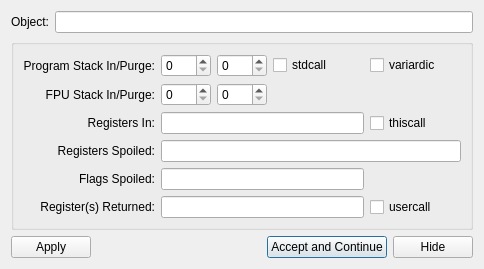
<?xml version="1.0" encoding="UTF-8"?>
<ui version="4.0">
 <class>ADCProtoDlgBase</class>
 <widget class="QDialog" name="ADCProtoDlgBase">
  <property name="geometry">
   <rect>
    <x>0</x>
    <y>0</y>
    <width>462</width>
    <height>256</height>
   </rect>
  </property>
  <property name="windowTitle">
   <string>Dialog</string>
  </property>
  <property name="modal">
   <bool>true</bool>
  </property>
  <layout class="QVBoxLayout" name="verticalLayout">
   <item>
    <layout class="QGridLayout" name="gridLayout_3">
     <item row="0" column="0">
      <widget class="QLabel" name="mplObject">
       <property name="text">
        <string>Object:</string>
       </property>
       <property name="buddy">
        <cstring>mpleObject</cstring>
       </property>
      </widget>
     </item>
     <item row="0" column="1">
      <widget class="QLineEdit" name="mpleObject">
       <property name="sizePolicy">
        <sizepolicy hsizetype="Expanding" vsizetype="Fixed">
         <horstretch>0</horstretch>
         <verstretch>0</verstretch>
        </sizepolicy>
       </property>
       <property name="frame">
        <bool>true</bool>
       </property>
       <property name="readOnly">
        <bool>true</bool>
       </property>
       <property name="clearButtonEnabled">
        <bool>false</bool>
       </property>
      </widget>
     </item>
    </layout>
   </item>
   <item>
    <widget class="QGroupBox" name="mpgbDetail">
     <property name="title">
      <string/>
     </property>
     <layout class="QGridLayout" name="gridLayout">
      <item row="0" column="0">
       <widget class="QLabel" name="label_2">
        <property name="toolTip">
         <string>&lt;html&gt;&lt;head/&gt;&lt;body&gt;&lt;p&gt;Total size of arguments on program stack (in bytes) at function entry.&lt;/p&gt;&lt;p&gt;Must be multiple of word size for a given architecture.&lt;/p&gt;&lt;/body&gt;&lt;/html&gt;</string>
        </property>
        <property name="text">
         <string>Program Stack In/Purge:</string>
        </property>
        <property name="alignment">
         <set>Qt::AlignRight|Qt::AlignTrailing|Qt::AlignVCenter</set>
        </property>
        <property name="buddy">
         <cstring>mpsbStackIn</cstring>
        </property>
       </widget>
      </item>
      <item row="0" column="1">
       <widget class="QSpinBox" name="mpsbStackIn">
        <property name="sizePolicy">
         <sizepolicy hsizetype="Fixed" vsizetype="Fixed">
          <horstretch>0</horstretch>
          <verstretch>0</verstretch>
         </sizepolicy>
        </property>
        <property name="minimumSize">
         <size>
          <width>50</width>
          <height>0</height>
         </size>
        </property>
       </widget>
      </item>
      <item row="2" column="0">
       <widget class="QLabel" name="label_4">
        <property name="toolTip">
         <string>&lt;html&gt;&lt;head/&gt;&lt;body&gt;&lt;p&gt;How many FPU registers the function takes as arguments.&lt;/p&gt;&lt;/body&gt;&lt;/html&gt;</string>
        </property>
        <property name="text">
         <string>FPU Stack In/Purge:</string>
        </property>
        <property name="alignment">
         <set>Qt::AlignRight|Qt::AlignTrailing|Qt::AlignVCenter</set>
        </property>
        <property name="buddy">
         <cstring>mpsbFpuIn</cstring>
        </property>
       </widget>
      </item>
      <item row="2" column="1">
       <widget class="QSpinBox" name="mpsbFpuIn">
        <property name="sizePolicy">
         <sizepolicy hsizetype="Fixed" vsizetype="Fixed">
          <horstretch>0</horstretch>
          <verstretch>0</verstretch>
         </sizepolicy>
        </property>
        <property name="minimumSize">
         <size>
          <width>50</width>
          <height>0</height>
         </size>
        </property>
       </widget>
      </item>
      <item row="2" column="2">
       <widget class="QSpinBox" name="mpsbFpuPurge">
        <property name="sizePolicy">
         <sizepolicy hsizetype="Fixed" vsizetype="Fixed">
          <horstretch>0</horstretch>
          <verstretch>0</verstretch>
         </sizepolicy>
        </property>
        <property name="minimumSize">
         <size>
          <width>50</width>
          <height>0</height>
         </size>
        </property>
       </widget>
      </item>
      <item row="2" column="3" colspan="2">
       <spacer name="horizontalSpacer_2">
        <property name="orientation">
         <enum>Qt::Horizontal</enum>
        </property>
        <property name="sizeHint" stdset="0">
         <size>
          <width>185</width>
          <height>19</height>
         </size>
        </property>
       </spacer>
      </item>
      <item row="3" column="0">
       <widget class="QLabel" name="label_6">
        <property name="toolTip">
         <string>&lt;html&gt;&lt;head/&gt;&lt;body&gt;&lt;p&gt;List general purpose registers (GPR) the functin takes as arguments&lt;/p&gt;&lt;/body&gt;&lt;/html&gt;</string>
        </property>
        <property name="text">
         <string>Registers In:</string>
        </property>
        <property name="alignment">
         <set>Qt::AlignRight|Qt::AlignTrailing|Qt::AlignVCenter</set>
        </property>
        <property name="buddy">
         <cstring>mpleArgRegs</cstring>
        </property>
       </widget>
      </item>
      <item row="3" column="1" colspan="3">
       <widget class="QLineEdit" name="mpleArgRegs">
        <property name="sizePolicy">
         <sizepolicy hsizetype="Expanding" vsizetype="Fixed">
          <horstretch>0</horstretch>
          <verstretch>0</verstretch>
         </sizepolicy>
        </property>
       </widget>
      </item>
      <item row="3" column="4">
       <widget class="QCheckBox" name="mpcbThisCall">
        <property name="text">
         <string>thiscall</string>
        </property>
       </widget>
      </item>
      <item row="4" column="0">
       <widget class="QLabel" name="label_8">
        <property name="toolTip">
         <string>&lt;html&gt;&lt;head/&gt;&lt;body&gt;&lt;p&gt;List of general purpose registers (GPR) spoilt by the function.&lt;/p&gt;&lt;/body&gt;&lt;/html&gt;</string>
        </property>
        <property name="text">
         <string>Registers Spoiled:</string>
        </property>
        <property name="alignment">
         <set>Qt::AlignRight|Qt::AlignTrailing|Qt::AlignVCenter</set>
        </property>
        <property name="buddy">
         <cstring>mpleSpoiltRegs</cstring>
        </property>
       </widget>
      </item>
      <item row="4" column="1" colspan="4">
       <widget class="QLineEdit" name="mpleSpoiltRegs">
        <property name="minimumSize">
         <size>
          <width>300</width>
          <height>0</height>
         </size>
        </property>
       </widget>
      </item>
      <item row="5" column="0">
       <widget class="QLabel" name="label_10">
        <property name="text">
         <string>Flags Spoiled:</string>
        </property>
        <property name="alignment">
         <set>Qt::AlignRight|Qt::AlignTrailing|Qt::AlignVCenter</set>
        </property>
        <property name="buddy">
         <cstring>mpleEFlagsSaved</cstring>
        </property>
       </widget>
      </item>
      <item row="5" column="1" colspan="3">
       <widget class="QLineEdit" name="mpleEFlagsSaved"/>
      </item>
      <item row="6" column="0">
       <widget class="QLabel" name="label_7">
        <property name="toolTip">
         <string>&lt;html&gt;&lt;head/&gt;&lt;body&gt;&lt;p&gt;Specify a register (or combination of registers) as a value returned by the function'.&lt;/p&gt;&lt;/body&gt;&lt;/html&gt;</string>
        </property>
        <property name="text">
         <string>Register(s) Returned:</string>
        </property>
        <property name="alignment">
         <set>Qt::AlignRight|Qt::AlignTrailing|Qt::AlignVCenter</set>
        </property>
        <property name="buddy">
         <cstring>mpleRetRegs</cstring>
        </property>
       </widget>
      </item>
      <item row="6" column="1" colspan="3">
       <widget class="QLineEdit" name="mpleRetRegs"/>
      </item>
       <item row="6" column="4">
         <widget class="QCheckBox" name="mpcbUsercall">
           <property name="text">
             <string>usercall</string>
           </property>
         </widget>
       </item>

      <item row="0" column="4">
       <widget class="QCheckBox" name="mpcbVariardic">
        <property name="text">
         <string>variardic</string>
        </property>
       </widget>
      </item>
    
      <item row="0" column="2">
       <widget class="QSpinBox" name="mpsbStackPurge"/>
      </item>
      <item row="0" column="3">
       <widget class="QCheckBox" name="mpcbStdCall">
        <property name="text">
         <string>stdcall</string>
        </property>
       </widget>
      </item>
     </layout>
    </widget>
   </item>
   <item>
    <spacer name="verticalSpacer">
     <property name="orientation">
      <enum>Qt::Vertical</enum>
     </property>
     <property name="sizeHint" stdset="0">
      <size>
       <width>20</width>
       <height>2</height>
      </size>
     </property>
    </spacer>
   </item>
   <item>
    <layout class="QHBoxLayout" name="horizontalLayout">
     <item>
      <widget class="QPushButton" name="mppbApply">
       <property name="text">
        <string>Apply</string>
       </property>
      </widget>
     </item>
     <item>
      <spacer name="horizontalSpacer">
       <property name="orientation">
        <enum>Qt::Horizontal</enum>
       </property>
       <property name="sizeHint" stdset="0">
        <size>
         <width>40</width>
         <height>20</height>
        </size>
       </property>
      </spacer>
     </item>
     <item>
      <widget class="QPushButton" name="mppbAccept">
       <property name="text">
        <string>Accept and Continue</string>
       </property>
       <property name="icon">
        <iconset resource="images/images.qrc">
         <normaloff>:/run_green.png</normaloff>:/run_green.png</iconset>
       </property>
       <property name="default">
        <bool>true</bool>
       </property>
      </widget>
     </item>
     <item>
      <widget class="QPushButton" name="mppbHide">
       <property name="text">
        <string>Hide</string>
       </property>
       <property name="autoDefault">
        <bool>false</bool>
       </property>
      </widget>
     </item>
    </layout>
   </item>
  </layout>
 </widget>
 <tabstops>
  <tabstop>mpleObject</tabstop>
  <tabstop>mpsbStackIn</tabstop>
  <tabstop>mpsbStackPurge</tabstop>
  <tabstop>mpcbStdCall</tabstop>
  <tabstop>mpcbVariardic</tabstop>
  <tabstop>mpsbFpuIn</tabstop>
  <tabstop>mpsbFpuPurge</tabstop>
  <tabstop>mpleArgRegs</tabstop>
  <tabstop>mpcbThisCall</tabstop>
  <tabstop>mpleSpoiltRegs</tabstop>
  <tabstop>mpleEFlagsSaved</tabstop>
  <tabstop>mpleRetRegs</tabstop>
  <tabstop>mpcbUsercall</tabstop>
  <tabstop>mppbApply</tabstop>
  <tabstop>mppbAccept</tabstop>
  <tabstop>mppbHide</tabstop>
 </tabstops>
 <resources>
  <include location="images/images.qrc"/>
 </resources>
 <connections/>
</ui>
